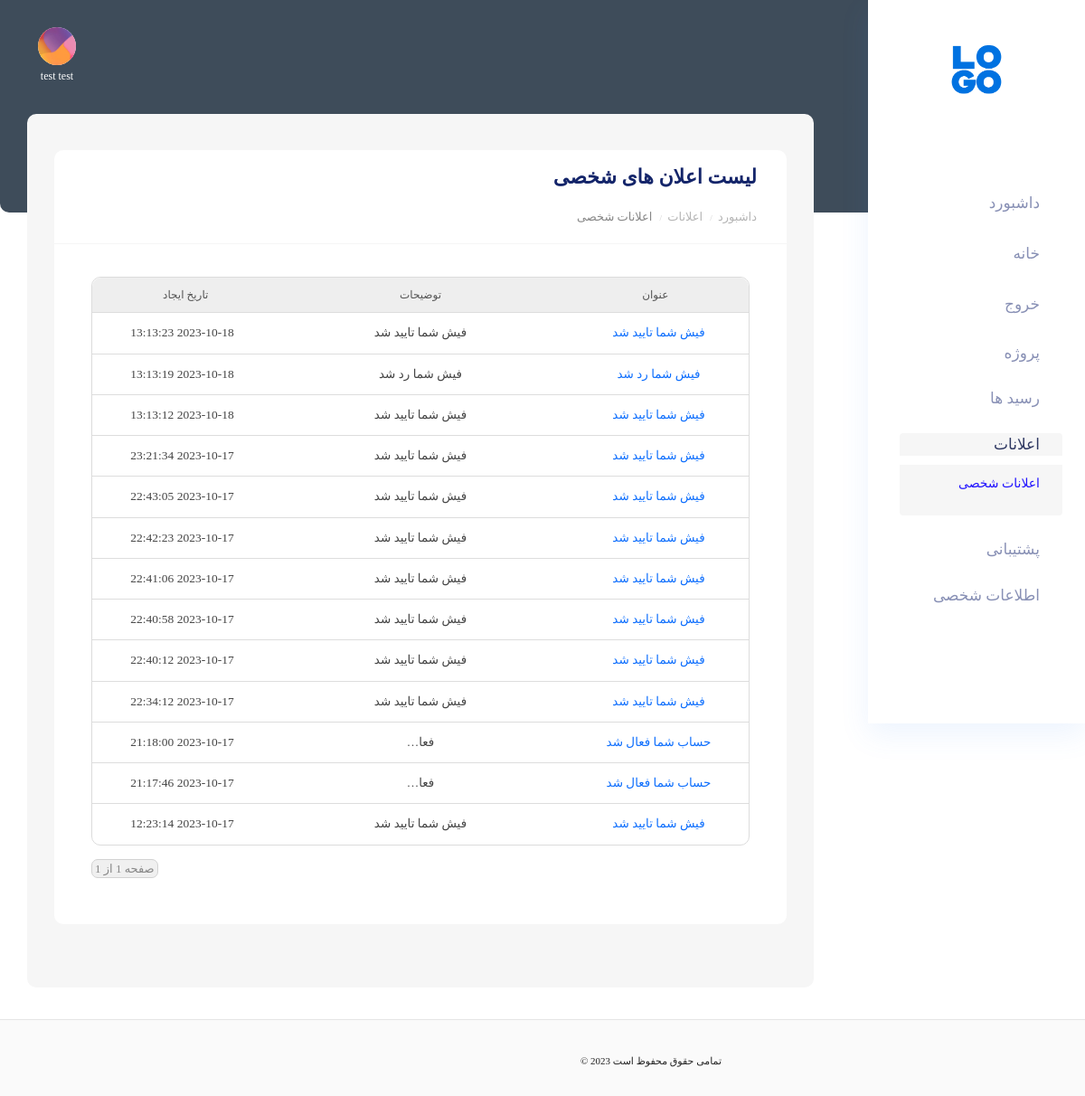
/u/dashboard/notification/user/personal/list (signed in), run on the app's committed database.
### account/models.py (models this page shows, shortened)
class User(AbstractUser):
    ROLE_USER_OPTIONS = (
        ('normal_user', 'کاربر عادی'),
        ('financial_user', 'ادمین مالی'),
        ('super_user', 'ادمین وِیژه'),
    )
    first_name = models.CharField("first name", max_length=150, blank=True, default="بدون نام")
    username = None
    email = models.EmailField("email address", null=True, blank=True, unique=True)
    phonenumber = PhoneNumberField(region='IR', unique=True)
    is_phonenumber_confirmed = models.BooleanField(default=False)
    role = models.CharField(max_length=20, choices=ROLE_USER_OPTIONS, default='normal_user')
    USERNAME_FIELD = "phonenumber"
    REQUIRED_FIELDS = []
    objects = CustomBaseUserManager()
    normal_user = NormalUserManager()
    financial_user = FinancialUserManager()
    super_user = SuperUserManager()
    class Meta:
        ordering = '-id',
    @property
    def is_admin(self):
        return True if self.role in settings.ADMIN_USER_ROLES else False
    @property
    def is_common_admin(self):
        return True if self.role in settings.COMMON_ADMIN_USER_ROLES else False
    @property
    def is_super_admin(self):
        return True if self.role in settings.SUPER_ADMIN_ROLES else False
    def get_full_name(self):
        fl = f'{self.first_name} {self.last_name}'.strip() or 'بدون نام'
        return fl
    def get_image_url(self):
        return '/static/images/dashboard/client_img.png'
    def get_notifications(self):
        return self.notificationuser_set.all()

### notification/models.py (models this page shows, shortened)
class NotificationUser(BaseModel):
    type = models.CharField(max_length=100)
    title = models.CharField(max_length=150)
    description = models.TextField(null=True, blank=True)
    image = models.ImageField(upload_to=upload_notification_src, null=True, blank=True, max_length=400)
    kwargs = JSONField(null=True, blank=True)
    send_notify = models.BooleanField(default=True)
    to_user = models.ForeignKey(User, on_delete=models.CASCADE)
    is_showing = models.BooleanField(default=True)
    class Meta:
        ordering = '-id',
    def get_title(self):
        return self.title or 'notification'
    def get_absolute_url(self):
        return reverse('notification:notification_dashboard_user_detail', args=(self.id,))

### notification/views/dashboard.py (the view)
# urls.py: path('u/dashboard/notification/user/personal/list', dashboard.NotificationUserPersonalList.as_view(), name='notification_dashboard_user_personal_list'),
class NotificationUserPersonalList(LoginRequiredMixinCustom, View):
    template_name = 'notification/dashboard/personal-list.html'
    def get(self, request):
        page_num = request.GET.get('page', 1)
        notifications = request.user.get_notifications()
        pagination = Paginator(notifications, 20)
        pagination = pagination.get_page(page_num)
        notifications = pagination.object_list
        context = {
            'notifications': notifications,
            'pagination': pagination
        }
        return render(request, self.template_name, context)

### core/auth/mixins.py (called while the page is built)
    def dispatch(self, request, *args, **kwargs):
        if not request.user.is_authenticated:
            return self.handle_no_permission()
        if not request.user.is_phonenumber_confirmed:
            return redirect('account:confirm_phonenumber')
        return super().dispatch(request, *args, **kwargs)

### core/models/base.py (called while the page is built)
    def get_created_at(self):
        return self.created_at.strftime('%Y-%m-%d %H:%M:%S')

### notification/templates/notification/dashboard/personal-list.html (shortened to what this page needs)
{% extends 'account/dashboard/components/base/base_template.html' %}
{% block Content %}
    {% include 'account/dashboard/components/base/nav.html' %}
    <section class="main_content dashboard_part large_header_bg">
        {% include 'account/dashboard/components/base/header.html' %}
        <div class="main_content_iner">
            <div class="container-fluid p-0 ">
                <div class="col-lg-12">
                    <div class="white_card mb_30">
                        <div class="white_card_header">
                            <div class="box_header m-0">
                                <div class="main-title">
                                    <h3 class="m-0">لیست اعلان های شخصی</h3>
                                </div>
                            </div>
                             <div class="breadcrumb">
                                <ul>
                                    <li>
                                        <a href="{% url 'account:dashboard' %}">داشبورد</a>
                                    </li>
                                     <li>
                                        <a href="#">اعلانات</a>
                                    </li>
                                    <li>
                                        <a href="">اعلانات شخصی</a>
                                    </li>
                                </ul>
                            </div>
                        </div>
                        <div class="white_card_body">
                            <div class="card-body">
                                <div class="list-row">
                                    <div class="title-list-row">
                                        <div class="col-3">
                                            عنوان
                                        </div>
                                        <div class="col-3">
                                            توضیحات
                                        </div>
                                        <div class="col-3">
                                            تاریخ ایجاد
                                        </div>
                                    </div>
                                    {% for notification in notifications %}
                                        <div class="detail-row">
                                            <div class="col-3">
                                                <a href="{{ notification.get_absolute_url }}">
                                                    {{ notification.get_title }}
                                                </a>
                                            </div>
                                            <div class="col-3">
                                                {{ notification.description|default:'-'|truncatechars:30 }}
                                            </div>
                                            <div class="col-3 datetime-convert">
                                                {{ notification.get_created_at }}
                                            </div>
                                        </div>
                                    {% empty %}
                                        <div class="container-not-found-base">
                                            <p>اعلانی یافت نشد</p>
                                        </div>
                                    {% endfor %}
                                </div>
                                <div class="pagination">
                                    <div class="step-links">
                                        <span class="current">
                                        صفحه  {{ pagination.number }} از {{ pagination.paginator.num_pages }}
                                        </span>
                                    </div>
                                </div>
                            </div>
                        </div>
                    </div>
                </div>
            </div>
        </div>
        {% include 'account/dashboard/components/base/footer.html' %}
    </section>
{% endblock %}

### account/templates/account/dashboard/components/base/header.html (shortened to what this page needs)
{% load static %}
<header>
    <div class="container-fluid g-0">
        <div class="row">
            <div class="col-lg-12 p-0 ">
                <div class="header_iner d-flex justify-content-between align-items-center">
                    <div class="header_right d-flex justify-content-between align-items-center">
                        <div class="header_notification_warp d-flex align-items-center">
                            <li class="m-1" title="اعلانات">
                                <a href="{% url 'notification:notification_dashboard_user_personal_list' %}"><i
                                        class="fa fa-bell"></i></a>
                            </li>
                            <li class="m-1" title="خروج">
                                <a href="{% url 'account:logout' %}">
                                    <i class="fa fa-sign-out-alt"></i>
                                </a>
                            </li>
                        </div>
                        <div class="profile_info text-center mx-4">
                            <a href="{% url 'account:info_detail' %}">
                                <img src="{{ user.get_image_url }}" alt="{{ user.get_full_name }}">
                                <p class="font-60 text-center text-white">
                                    {{ user.get_full_name|truncatechars:30 }}
                                </p>
                            </a>
                        </div>
                    </div>
                </div>
            </div>
        </div>
    </div>
</header>

### static/styles/form.css (style rules this page uses)
::placeholder { font-family: 'Vazir'; font-size: 80%; color: #aaa; }

### static/styles/base.css (style rules this page uses)
* { margin: 0; padding: 0; box-sizing: border-box; }
body { font-family: 'Vazir'; }
.list-row { border: 1px solid #dcdcdc; border-radius: 10px; font-size: 80%; text-align: center; width: 100%; white-space: nowrap; }
.title-list-row { border-radius: 10px 10px 0 0; padding: 10px; background: #eee; display: flex; justify-content: space-between; align-items: center; border-bottom: 1px solid #ddd; width: 100%; }
.title-list-row > div { display: inline-block; margin: 0 5px; color: #555; font-size: 80%; }
.detail-row { width: 100%; font-size: 90%; color: #444; display: flex; justify-content: space-between; align-items: center; text-align: center; padding: 12px 5px; border-bottom: 1px solid #ddd; }
.detail-row:last-of-type { border-bottom: none; border-radius: 0 0 10px 10px; }
.detail-row > div { display: inline-block; margin: 0 5px; }
.font-60 { font-size: 60% !important; }
.pagination { direction: ltr; display: block !important; text-align: left; margin: 15px 0; }
.pagination .step-links { background: #f0f0f0; border: 1px solid #d2d2d2; display: inline-block; border-radius: 7px; }
.pagination .current { font-size: 65%; padding: 0 3px; color: #888; }
.breadcrumb { margin-bottom: 0 !important; margin-top: 13px; }
.breadcrumb ul { direction: rtl; width: 100%; display: block; }
.breadcrumb li { font-size: 65%; display: inline-block; color: #b5b5b5; }
.breadcrumb li:after { content: "/"; margin: 0 3px; font-size: 70%; color: #ccc; }
.breadcrumb li:last-of-type:after { content: ""; margin: 0; }
.breadcrumb li a { color: inherit; }
.breadcrumb a[href=""] { color: #878787; }
@media screen and (max-width: 1400px) { .list-row { font-size: 75%; } }
@media screen and (max-width: 1400px) { .detail-row { overflow: auto; } }

### data on the page
User: get_full_name (picture), get_full_name "test test"
NotificationUser: get_title "فیش شما تایید شد", description "فیش شما تایید شد", get_created_at "2023-10-18 13:13:23"
NotificationUser: get_title "فیش شما رد شد", description "فیش شما رد شد", get_created_at "2023-10-18 13:13:19"
NotificationUser: get_title "فیش شما تایید شد", description "فیش شما تایید شد", get_created_at "2023-10-18 13:13:12"
NotificationUser: get_title "فیش شما تایید شد", description "فیش شما تایید شد", get_created_at "2023-10-17 23:21:34"
NotificationUser: get_title "فیش شما تایید شد", description "فیش شما تایید شد", get_created_at "2023-10-17 22:43:05"
NotificationUser: get_title "فیش شما تایید شد", description "فیش شما تایید شد", get_created_at "2023-10-17 22:42:23"
NotificationUser: get_title "فیش شما تایید شد", description "فیش شما تایید شد", get_created_at "2023-10-17 22:41:06"
NotificationUser: get_title "فیش شما تایید شد", description "فیش شما تایید شد", get_created_at "2023-10-17 22:40:58"
NotificationUser: get_title "فیش شما تایید شد", description "فیش شما تایید شد", get_created_at "2023-10-17 22:40:12"
NotificationUser: get_title "فیش شما تایید شد", description "فیش شما تایید شد", get_created_at "2023-10-17 22:34:12"
NotificationUser: get_title "حساب شما فعال شد", description "فعا…", get_created_at "2023-10-17 21:18:00"
NotificationUser: get_title "حساب شما فعال شد", description "فعا…", get_created_at "2023-10-17 21:17:46"
NotificationUser: get_title "فیش شما تایید شد", description "فیش شما تایید شد", get_created_at "2023-10-17 12:23:14"

### other printed values
{{ pagination.paginator.num_pages }} "1"
